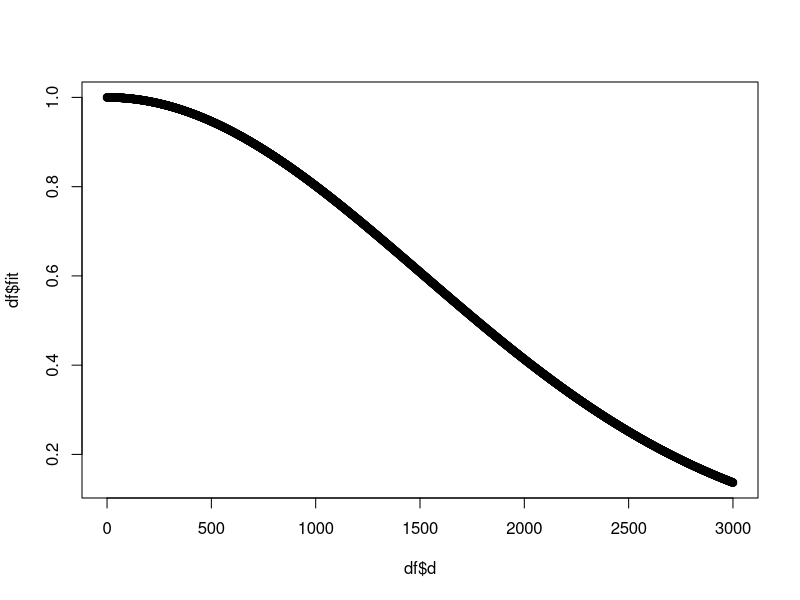

This chart was generated by the following R code:
## ---- chunk 1
xd0 <- 0.22
xdb <- 1504.1 

d <- seq(0,3000, by=1)

desp <- exp(-0.5*((d - 0.22)/1504.1)^2)

df <- c()
fit <- exp(-0.5*((d - 0.22)/1504.1)^2)
df <- as.data.frame(cbind(d, fit))

plot(df$fit~df$d)
## ---- chunk 2
# (.6*ftreeden + .1*fplu)


m <- matrix(1, nrow=4, ncol=3)

# density 
treedensity <- c(100, 1250, 3000)
ftreeden <- exp(-0.5*((treedensity - 0.22)/1504.1)^2)
mftreeden <- matrix(ftreeden, nrow=4, ncol=3, byrow = TRUE)

# past land use
fplu <- c(.9999, .4982, .0001, .0279)
mfplu <- m * fplu

# Combo 

mcombo <- 0.2*mfplu + 0.45*mftreeden

row.names(mcombo) <- c('Oak', 'Shrubland', 'Pasture', 'Crop')
colnames(mcombo) <- c('baja', 'media', 'alta')

mcombo

